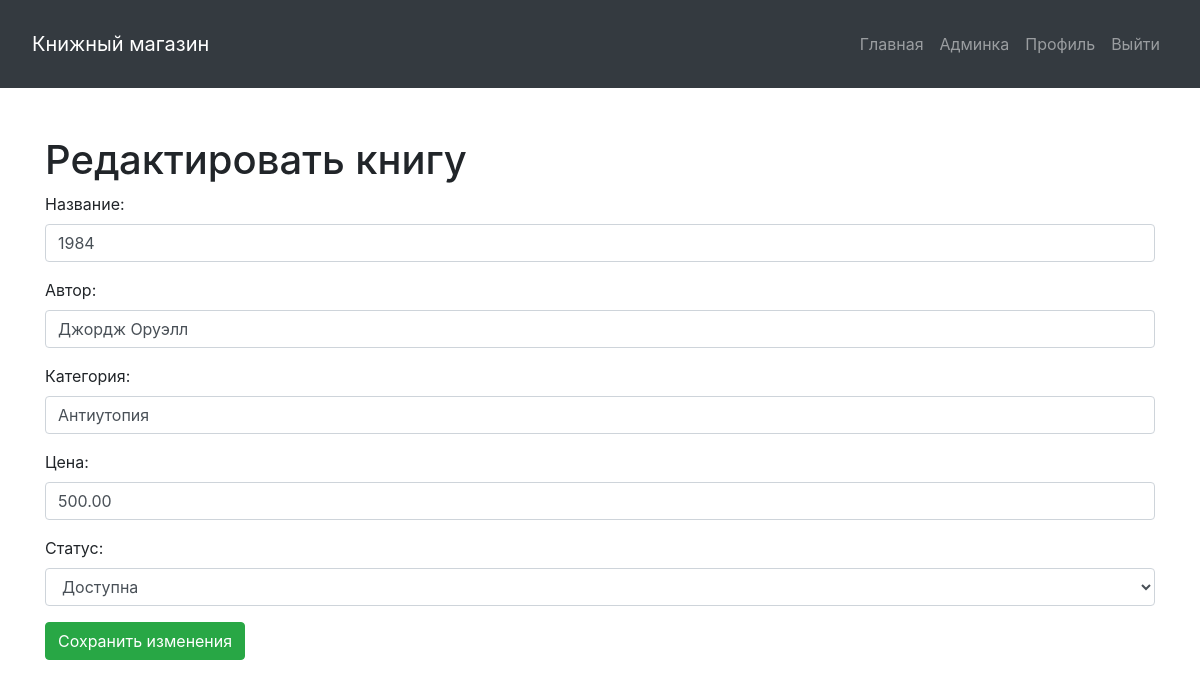
/edit_book.php?id=1 (signed in), run on the app's committed database.
### tables this page shows
CREATE TABLE `books` (
  `id` int NOT NULL AUTO_INCREMENT,
  `title` varchar(255) NOT NULL,
  `author` varchar(255) NOT NULL,
  `category` varchar(100) DEFAULT NULL,
  `year_published` int DEFAULT NULL,
  `cover_image` varchar(255) DEFAULT NULL,
  `description` text,
  `price` decimal(10,2) DEFAULT NULL,
  `status` enum('available','rented','sold') DEFAULT 'available',
  `created_at` timestamp NULL DEFAULT CURRENT_TIMESTAMP,
  PRIMARY KEY (`id`)
);

### edit_book.php (the view, shortened to what this page needs)
<?php
include 'db.php';
if (isset($_GET['id'])) {
    $stmt = $pdo->prepare("SELECT * FROM books WHERE id = :id");
    $stmt->bindParam(':id', $_GET['id']);
    $stmt->execute();
    $book = $stmt->fetch();
}
?>
<!DOCTYPE html>
<html lang="ru">
<head>
    <link rel="stylesheet" href="https://maxcdn.bootstrapcdn.com/bootstrap/4.5.2/css/bootstrap.min.css">
</head>
<body>
<?php include 'header.php'; ?>
<div class="container mt-5">
    <h1>Редактировать книгу</h1>
    <form method="POST">
        <div class="form-group">
            <label for="title">Название:</label>
            <input type="text" name="title" class="form-control" value="<?= $book['title'] ?>" required>
        </div>
        <div class="form-group">
            <label for="author">Автор:</label>
            <input type="text" name="author" class="form-control" value="<?= $book['author'] ?>" required>
        </div>
        <div class="form-group">
            <label for="category">Категория:</label>
            <input type="text" name="category" class="form-control" value="<?= $book['category'] ?>" required>
        </div>
        <div class="form-group">
            <label for="price">Цена:</label>
            <input type="number" name="price" class="form-control" value="<?= $book['price'] ?>" required>
        </div>
        <div class="form-group">
            <label for="status">Статус:</label>
            <select name="status" class="form-control">
                <option value="available" <?= $book['status'] === 'available' ? 'selected' : '' ?>>Доступна</option>
            </select>
        </div>
        <button type="submit" class="btn btn-success">Сохранить изменения</button>
    </form>
</div>
</body>
</html>

### data on the page
books: title "1984", author "Джордж Оруэлл", category "Антиутопия", price "500.00", status "Доступна"
